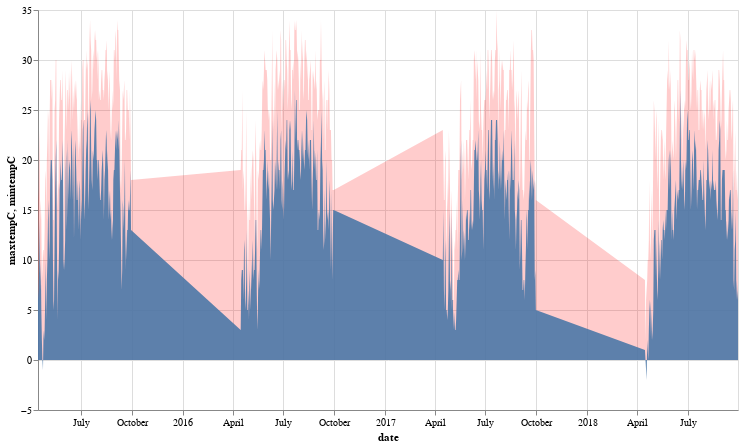

The notebook cell this image was saved under:
### Code cell
temperature_max_plot = alt.Chart(df_aa).encode(
    x='date:T',
    y='maxtempC:Q'
)

temperature_min_plot = alt.Chart(df_aa).encode(
    x='date:T',
    y='mintempC:Q'
)

humidity = alt.Chart(df_aa).encode(
    x='date:T',
    y='humidity:Q'
)

min_max = temperature_max_plot.mark_area(opacity=0.2, color='red')\
+temperature_min_plot.mark_area(opacity=0.9)

min_max.properties(width=700, height=400).interactive()

### Figure 1 — Vega-Lite specification as saved in the notebook (floating-point values rounded to 4 significant figures; data arrays with more than 128 entries replaced by an {"elided": "..."} marker saying what was removed)
{"$schema": "https://vega.github.io/schema/vega-lite/v2.6.0.json", "config": {"view": {"height": 300, "width": 400}}, "datasets": {"data-e654c4c9892c1f3913035ee76ba448ce": {"elided": "676 records"}}, "height": 400, "layer": [{"data": {"name": "data-e654c4c9892c1f3913035ee76ba448ce"}, "encoding": {"x": {"field": "date", "type": "temporal"}, "y": {"field": "maxtempC", "type": "quantitative"}}, "mark": {"color": "red", "opacity": 0.2, "type": "area"}, "selection": {"selector005": {"bind": "scales", "encodings": ["x", "y"], "mark": {"fill": "#333", "fillOpacity": 0.125, "stroke": "white"}, "on": "[mousedown, window:mouseup] > window:mousemove!", "resolve": "global", "translate": "[mousedown, window:mouseup] > window:mousemove!", "type": "interval", "zoom": "wheel!"}}}, {"data": {"name": "data-e654c4c9892c1f3913035ee76ba448ce"}, "encoding": {"x": {"field": "date", "type": "temporal"}, "y": {"field": "mintempC", "type": "quantitative"}}, "mark": {"opacity": 0.9, "type": "area"}}], "width": 700}
